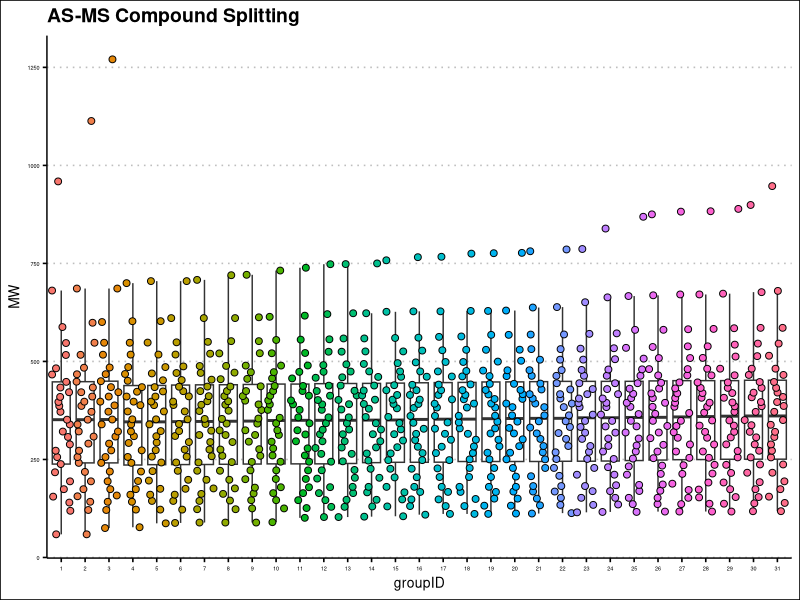
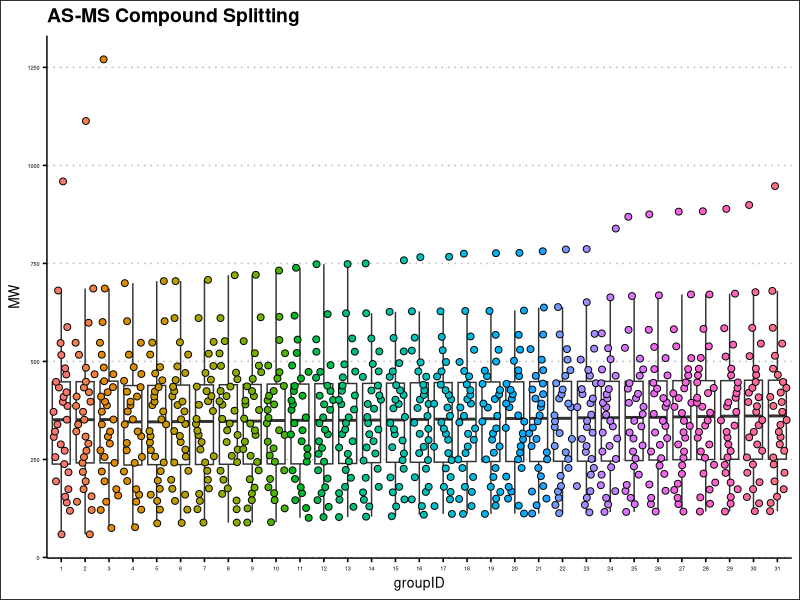

Here is the R script that generated these plots, in order:
#
#  ____            __  __ _      _
# |  _ \  __ _ ___|  \/  (_) ___(_)_ __   __ _
# | | | |/ _` / __| |\/| | |/ __| | '_ \ / _` |
# | |_| | (_| \__ \ |  | | | (__| | | | | (_| |
# |____/ \__,_|___/_|  |_|_|\___|_|_| |_|\__,_|
#
# Written by: Michael Ronzetti NIH/NCATS 2022
#
# Sorts out compound list to maximize difference in molecular weights of a screening run.
library(tidyverse)
library(ggthemes)

# Import a csv file with sample id and molecular weight column (as 'MW')
df <- read.csv(file = './data/proteaselib.csv')

# Specify the number of smolecules per group here.
#numInGroup <- 20

# Comment previous line and uncomment this to specify groups by plate size.
numSmolecules <- nrow(df)
plateWells <- 30
numInGroup <- round(numSmolecules / plateWells, digits = 0)

# Sort the entire list by MW in ascending order
df <- arrange(df, MW)

# Find the # of groups needed for the sorting
numGroups <- as.integer(ceiling(nrow(df) / numInGroup))
groupCount <- 1

# Initialize groupID column
df$groupID <- as.integer(0)

# Attach the groupID num to each row
for (x in 1:nrow(df)) {
  df$groupID[x] <- groupCount
  groupCount = groupCount + 1
  if (groupCount == numGroups + 1)
    groupCount = 1
}

# Split the df according to group ID
splitDF <- split(df, df$groupID, drop = false)

# Add NA to last row to equalize row numbers
for (x in 1:length(splitDF)) {
  if (nrow(splitDF[[x]]) < numInGroup)
    splitDF[[x]][nrow(splitDF[[x]]) + 1, ] <- NA
}

# Plot out MWs vs. group ID as confirmation
df$groupID <- as.factor(df$groupID)
ggplot(df, aes(x = groupID, y = MW)) +
  geom_boxplot(outlier.shape = NA) +
  geom_jitter(size = 2, shape = 21, aes(fill = groupID)) +
  theme_clean() +
  theme(legend.position = 'none', axis.text = element_text(size = 4)) +
  labs(title = 'AS-MS Compound Splitting')

ggsave(
  'compound_split.png',
  dpi = 600,
  scale = 2.5,
  plot = last_plot()
)

# Write out csv file for CoMa
write.csv(splitDF, './splitDF.csv', na = "")
